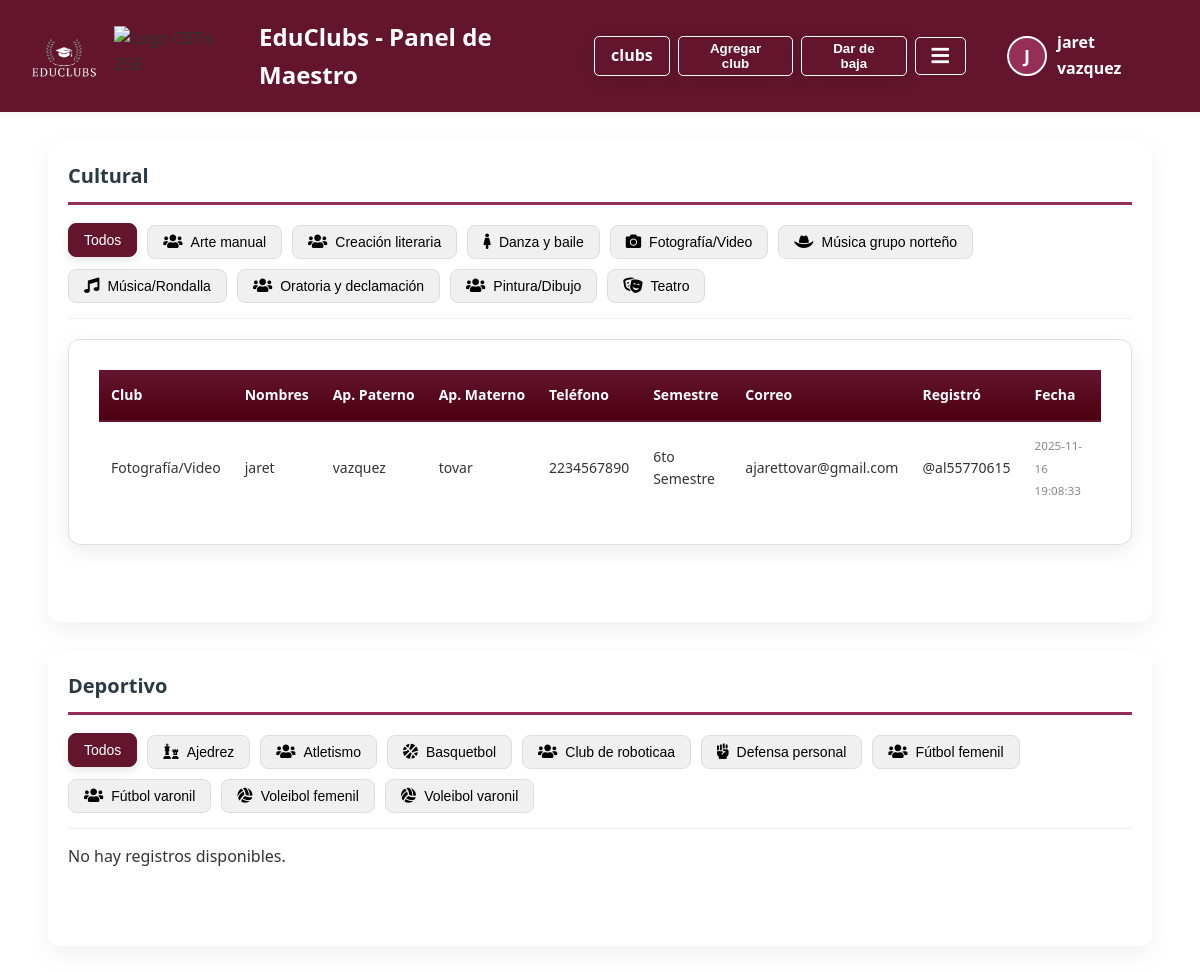
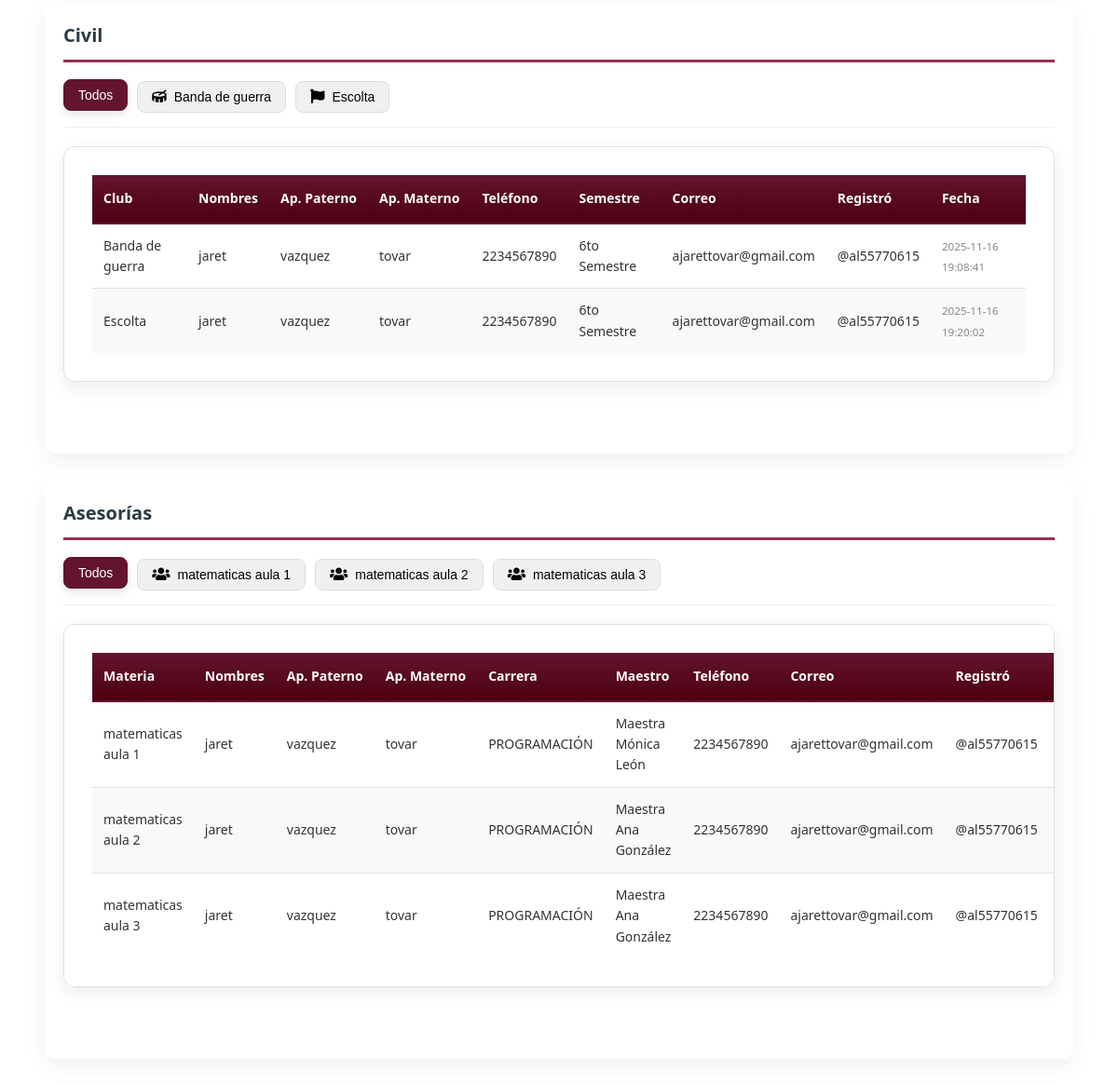
The page /teacher/dashboard.php (signed in) on the database its author committed (2 pictures, top to bottom).
### tables this page shows
CREATE TABLE `club_registrations` (
  `id` int(11) NOT NULL,
  `club_type` enum('cultural','deportivo','civil','asesoria') NOT NULL,
  `club_name` varchar(150) NOT NULL,
  `paterno` varchar(100) NOT NULL,
  `materno` varchar(100) NOT NULL,
  `nombres` varchar(150) NOT NULL,
  `semestre` varchar(50) DEFAULT NULL,
  `carrera` varchar(100) DEFAULT NULL,
  `correo` varchar(255) NOT NULL,
  `turno` varchar(50) DEFAULT NULL,
  `user_id` varchar(100) NOT NULL,
  `created_at` timestamp NOT NULL DEFAULT current_timestamp(),
  `telefono` varchar(10) DEFAULT NULL
);

CREATE TABLE `users` (
  `id` int(11) NOT NULL,
  `user_id` varchar(100) NOT NULL,
  `email` varchar(255) NOT NULL,
  `username` varchar(100) NOT NULL,
  `password_hash` varchar(255) NOT NULL,
  `role` enum('student','teacher') NOT NULL,
  `created_at` timestamp NOT NULL DEFAULT current_timestamp(),
  `nombres` varchar(255) DEFAULT NULL,
  `paterno` varchar(255) DEFAULT NULL,
  `materno` varchar(255) DEFAULT NULL,
  `telefono` varchar(10) DEFAULT NULL,
  `semestre` varchar(255) DEFAULT NULL,
  `grupo` varchar(10) DEFAULT NULL,
  `carrera` varchar(255) DEFAULT NULL,
  `turno` varchar(255) DEFAULT NULL,
  `profile_picture` varchar(255) DEFAULT NULL
);

CREATE TABLE `tutoring_registrations` (
  `id` int(11) NOT NULL,
  `materia` varchar(150) NOT NULL,
  `paterno` varchar(100) NOT NULL,
  `materno` varchar(100) NOT NULL,
  `nombres` varchar(150) NOT NULL,
  `carrera` varchar(150) DEFAULT NULL,
  `turno` varchar(50) DEFAULT NULL,
  `maestro` varchar(150) DEFAULT NULL,
  `telefono` varchar(20) DEFAULT NULL,
  `user_id` varchar(100) NOT NULL,
  `created_at` timestamp NOT NULL DEFAULT current_timestamp(),
  `correo` varchar(255) DEFAULT NULL
);

### teacher/dashboard.php (the view, shortened to what this page needs)
<?php
require '../includes/config.php';
function getUniqueValues(PDO $pdo, string $table, string $column, string $where = null, array $whereParams = []) {
    $sql = "SELECT DISTINCT `$column` FROM `$table`";
    if ($where) $sql .= " WHERE $where";
    $sql .= " ORDER BY `$column` ASC";
    $stmt = $pdo->prepare($sql);
    $stmt->execute($whereParams);
    return array_map(function($r){ return $r[0]; }, $stmt->fetchAll(PDO::FETCH_NUM));
}
function getPaginated(PDO $pdo, string $table, string $whereBase, string $pageParam, ?string $filterValue = null, string $orderBy = 'ORDER BY reg.created_at DESC') {
    $page = max(1, intval($_GET[$pageParam] ?? 1));
    $limit = 10;
    $offset = ($page - 1) * $limit;
    $params = [];
    $where = str_replace(['club_type', 'club_name'], ['reg.club_type', 'reg.club_name'], $whereBase);
    $countSql = "SELECT COUNT(reg.id) FROM `$table` reg WHERE $where";
    $stmt = $pdo->prepare($countSql);
    $stmt->execute($params);
    $total = (int) $stmt->fetchColumn();
    if ($total === 0) {
        return ['rows' => [], 'total' => 0, 'page' => $page, 'limit' => $limit];
    }
    $selectSql = "SELECT
                    reg.id, reg.club_name, reg.created_at,
                    u.user_id, u.nombres, u.paterno, u.materno, u.email AS correo, u.telefono, u.semestre, u.turno, u.carrera, u.profile_picture AS profile_pic_path
                  FROM `$table` reg
                  LEFT JOIN `users` u ON reg.user_id = u.user_id
                  WHERE $where $orderBy LIMIT ? OFFSET ?";
    $stmt = $pdo->prepare($selectSql);
    $idx = 1;
    $stmt->bindValue($idx++, (int)$limit, PDO::PARAM_INT);
    $stmt->bindValue($idx++, (int)$offset, PDO::PARAM_INT);
    $stmt->execute();
    $rows = $stmt->fetchAll(PDO::FETCH_ASSOC);
    return ['rows' => $rows, 'total' => $total, 'page' => $page, 'limit' => $limit];
}
function getPaginatedWithColumnFilter(PDO $pdo, string $table, string $whereBase, string $pageParam, ?string $filterColumn = null, ?string $filterValue = null, string $orderBy = 'ORDER BY reg.created_at DESC') {
    $page = max(1, intval($_GET[$pageParam] ?? 1));
    $limit = 10;
    $offset = ($page - 1) * $limit;
    $params = [];
    $where = $whereBase;
    $countSql = "SELECT COUNT(reg.id) FROM `$table` reg WHERE $where";
    $stmt = $pdo->prepare($countSql);
    $stmt->execute($params);
    $total = (int) $stmt->fetchColumn();
    $selectSql = "SELECT
                    reg.id, reg.materia, reg.maestro, reg.created_at, u.carrera,
                    u.user_id, u.nombres, u.paterno, u.materno, u.email AS correo, u.telefono, u.semestre, u.turno, u.profile_picture AS profile_pic_path
                  FROM `$table` reg
                  LEFT JOIN `users` u ON reg.user_id = u.user_id
                  WHERE $where $orderBy LIMIT ? OFFSET ?";
    $stmt = $pdo->prepare($selectSql);
    $idx = 1;
    $stmt->bindValue($idx++, (int)$limit, PDO::PARAM_INT);
    $stmt->bindValue($idx++, (int)$offset, PDO::PARAM_INT);
    $stmt->execute();
    $rows = $stmt->fetchAll(PDO::FETCH_ASSOC);
    return ['rows' => $rows, 'total' => $total, 'page' => $page, 'limit' => $limit];
}
function getIconForClub(string $clubName): string {
    $clubName = strtolower($clubName);
    $iconMap = [
        'danza' => 'fa-female', 'artes manuales' => 'fa-cut', 'literatura' => 'fa-book-open',
        'rondalla' => 'fa-music', 'norteño' => 'fa-hat-cowboy', 'teatro' => 'fa-theater-masks',
        'fotografía' => 'fa-camera', 'ajedrez' => 'fa-chess', 'basquetbol' => 'fa-basketball-ball',
        'defensa personal' => 'fa-fist-raised', 'futbol' => 'fa-futbol', 'voleibol' => 'fa-volleyball-ball',
        'banda de guerra' => 'fa-drum', 'escolta' => 'fa-flag', 'inglés' => 'fa-language',
        'matemáticas' => 'fa-calculator', 'default' => 'fa-users'
    ];
    foreach ($iconMap as $key => $icon) {
        if (strpos($clubName, $key) !== false) return $icon;
    }
    return $iconMap['default'];
}
function renderClubFilterButtons(array $clubOptions, string $filterParam) {
    $selectedValue = $_GET[$filterParam] ?? '';
    echo '<div class="club-filters">';
    echo '<button class="club-filter-btn' . ($selectedValue === '' ? ' active' : '') . '" data-filter-param="' . htmlspecialchars($filterParam) . '" data-filter-value="">Todos</button>';
    foreach ($clubOptions as $club) {
        $icon = getIconForClub($club);
        $activeClass = ($club === $selectedValue) ? ' active' : '';
        echo '<button class="club-filter-btn' . $activeClass . '" data-filter-param="' . htmlspecialchars($filterParam) . '" data-filter-value="' . htmlspecialchars($club) . '">';
        echo '<i class="fas ' . $icon . ' icon"></i> ' . htmlspecialchars($club);
        echo '</button>';
    }
    echo '</div>';
}
$culturales = getUniqueValues($pdo, 'clubs', 'club_name', "club_type = 'cultural'");
$deportivos = getUniqueValues($pdo, 'clubs', 'club_name', "club_type = 'deportivo'");
$materias_asesoria_db = getUniqueValues($pdo, 'tutoring_registrations', 'materia', "LOWER(materia) IN ('matemáticas 1', 'matemáticas 2', 'matemáticas 3', 'inglés', 'matematicas 1', 'matematicas 2', 'matematicas 3', 'ingles')");
$materias_map = [];
foreach ($materias_asesoria_db as $materia) {
    if (stripos($materia, 'matemáticas') !== false || stripos($materia, 'matematicas') !== false) {
        $newName = preg_replace('/(matemáticas|matematicas)/i', 'matematicas aula', $materia);
        $materias_map[$newName] = $materia;
    } else {
        $materias_map[$materia] = $materia;
    }
}
$filter_cultural = trim($_GET['filter_cultural'] ?? '');
$filter_deportivo = trim($_GET['filter_deportivo'] ?? '');
$filter_civil     = trim($_GET['filter_civil'] ?? '');
$filter_asesoria  = trim($_GET['filter_asesoria'] ?? '');
$db_filter_asesoria = $materias_map[$filter_asesoria] ?? $filter_asesoria;
$orderBy = " ORDER BY u.nombres ASC, u.paterno ASC, u.materno ASC";
$culturalData = getPaginated($pdo, 'club_registrations', "club_type = 'cultural'", 'page_cultural', $filter_cultural, $orderBy);
$deportivoData = getPaginated($pdo, 'club_registrations', "club_type = 'deportivo'", 'page_deportivo', $filter_deportivo, $orderBy);
$civilData     = getPaginated($pdo, 'club_registrations', "club_type = 'civil'", 'page_civil', $filter_civil, $orderBy);
$asesoriasData = getPaginatedWithColumnFilter($pdo, 'tutoring_registrations', "1=1", 'page_asesoria', 'materia', $db_filter_asesoria, $orderBy);
?>
<!doctype html>
<html lang="es">
<head>
  <link rel="stylesheet" href="https://cdnjs.cloudflare.com/ajax/libs/font-awesome/5.15.3/css/all.min.css">
  <link rel="stylesheet" href="../css/menu.css">
  <link rel="stylesheet" href="../css/main-modern.css">
  <link rel="stylesheet" href="../css/table-styles.css?v=<?= time() ?>">
  <link rel="stylesheet" href="../css/notification.css?v=<?= time() ?>">
</head>
<body class="fade-in-content">
 <header class="main-header">
    <div class="logo">
        <img src="../admin/assets/img/logo.png" alt="Logo EduClubs" style="height: 80px; margin-right: 10px;">
        <img src="https://imgs.search.brave.com/iH58Yz2SiQN00OY9h2I7Efo09BFFa5heeAaEj_uNTsM/rs:fit:860:0:0:0/g:ce/aHR0cHM6Ly9jYnRp/czI1OC5lZHUubXgv/d3AtY29udGVudC91/cGxvYWRzLzIwMjQv/MDgvY2J0aXMyNTgt/bG9nby5wbmc" alt="Logo CBTis 258" style="height: 60px; margin-right: 15px;">
        <span>EduClubs - Panel de Maestro</span>
    </div>
  <div class="header-actions">
    <a href="../view_clubs.php" class="btn">clubs</a>
    <button id="openModalBtn" class="btn" type="button" aria-haspopup="dialog" onclick="document.getElementById('modal').classList.add('show');document.body.style.overflow='hidden'"> Agregar club</button>
    <button id="toggleEditBtn" class="btn" type="button">Dar de baja</button>
    <div style="display: flex; align-items: center; gap: 12px; margin-left: auto;">
        <?php include '../includes/teacher_menu.php'; ?>
    </div>
  </div>
 </header>
  <div class="container fade-in-content">
    <?php
    function renderTable($title, $data, $columns, $pageParam, $filterParam = null, $filterOptions = []) {
      $cardId = strtolower(str_replace(['í', ' '], ['i', '-'], $title));
      echo "<div class='card fade-in-content' id='card-" . htmlspecialchars($cardId) . "' data-card='" . htmlspecialchars($title) . "'>";
      echo "<h3 class='card-section-title'>" . htmlspecialchars($title) . "</h3>";
      if ($filterParam !== null) renderClubFilterButtons($filterOptions, $filterParam);
      echo "<div class='printable-area'>";
      if (empty($data['rows'])) {
        echo "<p>No hay registros disponibles.</p>";
      } else {
        echo "<div class='table-container'>";
        echo "<table class='styled-table'><thead><tr>";
        foreach ($columns as $label) echo "<th>" . htmlspecialchars($label) . "</th>";
        echo "</tr></thead><tbody>";
        foreach ($data['rows'] as $r) {
          $id = htmlspecialchars($r['id'] ?? '');
          $tr_data_attrs = "data-id='$id' " . implode(' ', array_map(function($k, $v) { return "data-" . htmlspecialchars(str_replace('_', '-', $k)) . "='" . htmlspecialchars($v ?? '') . "'"; }, array_keys($r), $r));
          echo "<tr $tr_data_attrs>";
          foreach (array_keys($columns) as $key) {
            $value = ($key === 'fecha') ? "<small class='gray'>" . htmlspecialchars($r['created_at'] ?? '') . "</small>" : htmlspecialchars($r[$key] ?? '');
            echo "<td data-label='" . htmlspecialchars($columns[$key]) . "'>$value</td>";
          }
          echo "</tr>";
        }
        echo "</tbody></table>";
        echo "</div>";
      }
      echo "</div>";
      echo "</div>";
    }
    renderTable('Cultural', $culturalData, ['club_name' => 'Club', 'nombres' => 'Nombres', 'paterno' => 'Ap. Paterno', 'materno' => 'Ap. Materno', 'telefono' => 'Teléfono', 'semestre' => 'Semestre', 'correo' => 'Correo', 'user_id' => 'Registró', 'fecha' => 'Fecha'], 'page_cultural', 'filter_cultural', $culturales);
    renderTable('Deportivo', $deportivoData, ['club_name' => 'Club', 'nombres' => 'Nombres', 'paterno' => 'Ap. Paterno', 'materno' => 'Ap. Materno', 'telefono' => 'Teléfono', 'semestre' => 'Semestre', 'correo' => 'Correo', 'user_id' => 'Registró', 'fecha' => 'Fecha'], 'page_deportivo', 'filter_deportivo', $deportivos);
    ?>
  </div>
</body>
</html>

### includes/teacher_menu.php (shortened to what this page needs)
<?php
$user = $_SESSION['user'] ?? null;
?>
<div class="menu-container">
    <button class="menu-toggle" id="menu-toggle">
        <i class="fas fa-bars"></i>
    </button>
</div>
<?php if ($user): ?>
<div class="user-menu-container">
    <div class="user-profile-trigger">
        <div class="avatar"><?= strtoupper($user['username'][0] ?? 'U') ?></div>
        <span class="username"><?= htmlspecialchars($user['username'] ?? '') ?></span>
    </div>
</div>
<?php endif; ?>

### css/menu.css (style rules this page uses)
:root { --primary-color: #4D0011; --secondary-color: #62152d; --accent-color: #952f57; --white-color: #FFFFFF; --light-gray-color: #f9f5f7; }
.menu-container { position: relative; display: flex; align-items: center; margin-right: 1.5rem; }
.menu-toggle { background: transparent; border: 1px solid var(--white-color); border-radius: 5px; cursor: pointer; padding: 0.5rem 1rem; transition: background-color 0.3s, color 0.3s; }
.menu-toggle i { font-size: 20px; color: var(--white-color); transition: color 0.3s; }

### css/main-modern.css (style rules this page uses)
:root { --primary-color: #2c3e50; --secondary-color: #34495e; --accent-color: #4D0011; --text-color-light: #ecf0f1; --text-color-dark: #2c3e50; --bg-color: #ecf0f1; --container-bg: #ffffff; --header-bg: #ffffff; --button-primary-bg: var(--primary-color); --button-primary-hover-bg: var(--secondary-color); --shadow-color: rgba(0, 0, 0, 0.1); --card-bg: #ffffff; --card-border: #bdc3c7; --card-shadow: rgba(0, 0, 0, 0.1); }
* { margin: 0; padding: 0; box-sizing: border-box; }
body { font-family: 'Poppins', sans-serif; background-color: var(--bg-color); color: var(--text-color-dark); line-height: 1.6; min-height: 100vh; }
.table-container { background: var(--container-bg); border-radius: 8px; box-shadow: 0 4px 15px var(--shadow-color); padding: 30px; overflow-x: auto; }
.styled-table { width: 100%; border-collapse: collapse; color: var(--text-color-dark); }
.styled-table thead tr { background-color: var(--secondary-color); color: var(--text-color-light); text-align: left; font-weight: 600; }
.styled-table th, .styled-table td { padding: 15px 18px; border-bottom: 1px solid #dddddd; }
.styled-table tbody tr { border-bottom: 1px solid #dddddd; transition: background-color 0.2s ease; }
.styled-table tbody tr:nth-of-type(even) { background-color: #f8f9fa; }
.styled-table tbody tr:last-of-type { border-bottom: none; }

### css/table-styles.css (style rules this page uses)
:root { --table-header-bg: linear-gradient(to bottom, #62152d, #4D0011); --table-border-color: #e0e0e0; --table-row-hover-bg: #f5f5f5; --table-row-even-bg: #f9f9f9; --primary-color: #62152d; --secondary-color: #952f57; }
.table-container { overflow-x: auto; margin-top: 20px; border-radius: 12px; box-shadow: 0 6px 20px rgba(0, 0, 0, 0.08); background-color: #fff; border: 1px solid var(--table-border-color); }
.styled-table { width: 100%; border-collapse: collapse; }
.styled-table thead th { background: var(--table-header-bg); color: #ffffff; font-weight: 600; padding: 14px 12px; text-align: left; border-bottom: 2px solid var(--primary-color); white-space: nowrap; font-size: 14px; }
.styled-table tbody td { padding: 12px; border-bottom: 1px solid var(--table-border-color); color: #333; vertical-align: middle; font-size: 14px; }
.styled-table tbody tr { transition: background-color 0.3s ease; }
.styled-table tbody tr:nth-of-type(even) { background-color: var(--table-row-even-bg); }
.styled-table tbody tr:last-child td { border-bottom: none; }

### css/notification.css (style rules this page uses)
:root { --notification-success-bg: #e8f5e9; --notification-success-icon: #2e7d32; --notification-error-bg: #ffebee; --notification-error-icon: #c62828; --notification-info-bg: #e3f2fd; --notification-info-icon: #1565c0; --notification-warning-bg: #fff3e0; --notification-warning-icon: #ef6c00; }

### includes/teacher_menu.php (style rules this page uses)
.user-menu-container { position: relative; margin-left: auto; }
.user-profile-trigger { display: flex; align-items: center; gap: 10px; cursor: pointer; padding: 5px; border-radius: 50px; transition: background-color 0.3s ease; }
.avatar { width: 40px; height: 40px; min-width: 40px; min-height: 40px; border-radius: 50%; background: var(--accent-color, #952f57); color: #fff; display: flex; align-items: center; justify-content: center; font-weight: 600; font-size: 18px; border: 2px solid #fff; box-sizing: border-box; }
.username { color: #fff; font-weight: 600; font-size: 16px; margin-right: 10px; }

### rows shown on the page
club_registrations: club_name "Fotografía/Video", users.nombres "jaret", users.paterno "vazquez", users.materno "tovar", users.telefono "2234567890", users.semestre "6to Semestre", users.email "ajarettovar@gmail.com", users.user_id "@al55770615", created_at "2025-11-16 19:08:33"
club_registrations: club_name "Banda de guerra", users.nombres "jaret", users.paterno "vazquez", users.materno "tovar", users.telefono "2234567890", users.semestre "6to Semestre", users.email "ajarettovar@gmail.com", users.user_id "@al55770615", created_at "2025-11-16 19:08:41"
club_registrations: club_name "Escolta", users.nombres "jaret", users.paterno "vazquez", users.materno "tovar", users.telefono "2234567890", users.semestre "6to Semestre", users.email "ajarettovar@gmail.com", users.user_id "@al55770615", created_at "2025-11-16 19:20:02"
tutoring_registrations: key "matematicas aula 1", users.nombres "jaret", users.paterno "vazquez", users.materno "tovar", users.carrera "PROGRAMACIÓN", maestro "Maestra Mónica León", users.telefono "2234567890", users.email "ajarettovar@gmail.com", users.user_id "@al55770615"
tutoring_registrations: key "matematicas aula 2", users.nombres "jaret", users.paterno "vazquez", users.materno "tovar", users.carrera "PROGRAMACIÓN", maestro "Maestra Ana González", users.telefono "2234567890", users.email "ajarettovar@gmail.com", users.user_id "@al55770615"
tutoring_registrations: key "matematicas aula 3", users.nombres "jaret", users.paterno "vazquez", users.materno "tovar", users.carrera "PROGRAMACIÓN", maestro "Maestra Ana González", users.telefono "2234567890", users.email "ajarettovar@gmail.com", users.user_id "@al55770615"

### other values the page prints
$user['username'][0] "J"
$user['username'] "jaret vazquez"
$title "Cultural Deportivo Civil Asesorías"
$club "Arte manual"
$club "Creación literaria"
$club "Danza y baile"
$club "Fotografía/Video"
$club "Música grupo norteño"
$club "Música/Rondalla"
$club "Oratoria y declamación"
$club "Pintura/Dibujo"
$club "Teatro"
$label "Club"
$label "Nombres"
$label "Ap. Paterno"
